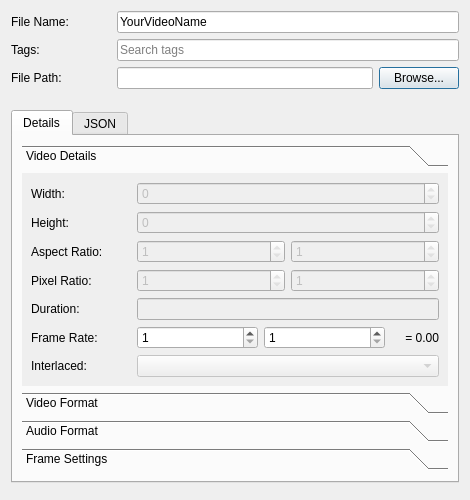
<?xml version="1.0" encoding="UTF-8"?>
<ui version="4.0">
 <class>Dialog</class>
 <widget class="QDialog" name="Dialog">
  <property name="geometry">
   <rect>
    <x>0</x>
    <y>0</y>
    <width>470</width>
    <height>446</height>
   </rect>
  </property>
  <property name="sizePolicy">
   <sizepolicy hsizetype="Preferred" vsizetype="Preferred">
    <horstretch>0</horstretch>
    <verstretch>0</verstretch>
   </sizepolicy>
  </property>
  <property name="windowTitle">
   <string>File Properties</string>
  </property>
  <property name="windowIcon">
   <iconset resource="../../../images/smartedit.qrc">
    <normaloff>:/smartedit.svg</normaloff>:/smartedit.svg</iconset>
  </property>
  <property name="autoFillBackground">
   <bool>false</bool>
  </property>
  <layout class="QGridLayout" name="gridLayout">
   <item row="0" column="0">
    <layout class="QVBoxLayout" name="verticalLayout">
     <item>
      <layout class="QHBoxLayout" name="horizontalLayout_3">
       <item>
        <widget class="QLabel" name="lblFileName">
         <property name="minimumSize">
          <size>
           <width>100</width>
           <height>0</height>
          </size>
         </property>
         <property name="text">
          <string>File Name:</string>
         </property>
        </widget>
       </item>
       <item>
        <widget class="QLineEdit" name="txtFileName">
         <property name="text">
          <string>YourVideoName</string>
         </property>
         <property name="placeholderText">
          <string>Name of file</string>
         </property>
        </widget>
       </item>
      </layout>
     </item>
     <item>
      <layout class="QHBoxLayout" name="horizontalLayout_2">
       <property name="topMargin">
        <number>0</number>
       </property>
       <item>
        <widget class="QLabel" name="lblTags">
         <property name="minimumSize">
          <size>
           <width>100</width>
           <height>0</height>
          </size>
         </property>
         <property name="text">
          <string>Tags:</string>
         </property>
        </widget>
       </item>
       <item>
        <widget class="QLineEdit" name="txtTags">
         <property name="placeholderText">
          <string>Search tags</string>
         </property>
        </widget>
       </item>
      </layout>
     </item>
     <item>
      <layout class="QHBoxLayout" name="horizontalLayout_4">
       <property name="bottomMargin">
        <number>15</number>
       </property>
       <item>
        <widget class="QLabel" name="lblFilePath">
         <property name="minimumSize">
          <size>
           <width>100</width>
           <height>0</height>
          </size>
         </property>
         <property name="text">
          <string>File Path:</string>
         </property>
        </widget>
       </item>
       <item>
        <widget class="QLineEdit" name="txtFilePath">
         <property name="enabled">
          <bool>true</bool>
         </property>
         <property name="readOnly">
          <bool>false</bool>
         </property>
        </widget>
       </item>
       <item>
        <widget class="QPushButton" name="btnBrowse">
         <property name="text">
          <string>Browse...</string>
         </property>
        </widget>
       </item>
      </layout>
     </item>
    </layout>
   </item>
   <item row="4" column="0">
    <widget class="QDialogButtonBox" name="buttonBox"/>
   </item>
   <item row="2" column="0" rowspan="2">
    <widget class="QTabWidget" name="tabWidget">
     <property name="sizePolicy">
      <sizepolicy hsizetype="Preferred" vsizetype="Preferred">
       <horstretch>0</horstretch>
       <verstretch>0</verstretch>
      </sizepolicy>
     </property>
     <property name="autoFillBackground">
      <bool>false</bool>
     </property>
     <property name="styleSheet">
      <string notr="true"/>
     </property>
     <property name="tabShape">
      <enum>QTabWidget::Rounded</enum>
     </property>
     <property name="currentIndex">
      <number>0</number>
     </property>
     <property name="documentMode">
      <bool>false</bool>
     </property>
     <widget class="QWidget" name="Details">
      <attribute name="title">
       <string>Details</string>
      </attribute>
      <layout class="QGridLayout" name="gridLayout_3">
       <item row="1" column="0">
        <spacer name="verticalSpacer">
         <property name="orientation">
          <enum>Qt::Vertical</enum>
         </property>
         <property name="sizeHint" stdset="0">
          <size>
           <width>20</width>
           <height>40</height>
          </size>
         </property>
        </spacer>
       </item>
       <item row="0" column="0">
        <widget class="QToolBox" name="toolBox">
         <property name="sizePolicy">
          <sizepolicy hsizetype="Preferred" vsizetype="MinimumExpanding">
           <horstretch>0</horstretch>
           <verstretch>0</verstretch>
          </sizepolicy>
         </property>
         <property name="frameShape">
          <enum>QFrame::NoFrame</enum>
         </property>
         <property name="frameShadow">
          <enum>QFrame::Plain</enum>
         </property>
         <property name="lineWidth">
          <number>0</number>
         </property>
         <property name="currentIndex">
          <number>0</number>
         </property>
         <widget class="QWidget" name="pageVideoDetails">
          <property name="geometry">
           <rect>
            <x>0</x>
            <y>0</y>
            <width>367</width>
            <height>245</height>
           </rect>
          </property>
          <property name="sizePolicy">
           <sizepolicy hsizetype="Preferred" vsizetype="Preferred">
            <horstretch>0</horstretch>
            <verstretch>0</verstretch>
           </sizepolicy>
          </property>
          <attribute name="label">
           <string>Video Details</string>
          </attribute>
          <layout class="QGridLayout" name="gridLayout_5">
           <property name="sizeConstraint">
            <enum>QLayout::SetNoConstraint</enum>
           </property>
           <item row="1" column="0">
            <layout class="QHBoxLayout" name="horizontalLayout_10">
             <item>
              <widget class="QLabel" name="lblHeight">
               <property name="minimumSize">
                <size>
                 <width>100</width>
                 <height>0</height>
                </size>
               </property>
               <property name="text">
                <string>Height:</string>
               </property>
              </widget>
             </item>
             <item>
              <widget class="QSpinBox" name="txtHeight">
               <property name="enabled">
                <bool>false</bool>
               </property>
               <property name="sizePolicy">
                <sizepolicy hsizetype="Expanding" vsizetype="Fixed">
                 <horstretch>0</horstretch>
                 <verstretch>0</verstretch>
                </sizepolicy>
               </property>
               <property name="readOnly">
                <bool>true</bool>
               </property>
               <property name="minimum">
                <number>0</number>
               </property>
               <property name="maximum">
                <number>9999</number>
               </property>
               <property name="value">
                <number>0</number>
               </property>
              </widget>
             </item>
            </layout>
           </item>
           <item row="3" column="0">
            <layout class="QHBoxLayout" name="horizontalLayout_12">
             <item>
              <widget class="QLabel" name="lblAspectRatio">
               <property name="minimumSize">
                <size>
                 <width>100</width>
                 <height>0</height>
                </size>
               </property>
               <property name="text">
                <string>Aspect Ratio:</string>
               </property>
              </widget>
             </item>
             <item>
              <widget class="QSpinBox" name="txtAspectRatioNum">
               <property name="enabled">
                <bool>false</bool>
               </property>
               <property name="sizePolicy">
                <sizepolicy hsizetype="Expanding" vsizetype="Fixed">
                 <horstretch>0</horstretch>
                 <verstretch>0</verstretch>
                </sizepolicy>
               </property>
               <property name="readOnly">
                <bool>true</bool>
               </property>
               <property name="minimum">
                <number>1</number>
               </property>
               <property name="maximum">
                <number>2147483647</number>
               </property>
              </widget>
             </item>
             <item>
              <widget class="QSpinBox" name="txtAspectRatioDen">
               <property name="enabled">
                <bool>false</bool>
               </property>
               <property name="sizePolicy">
                <sizepolicy hsizetype="Expanding" vsizetype="Fixed">
                 <horstretch>0</horstretch>
                 <verstretch>0</verstretch>
                </sizepolicy>
               </property>
               <property name="readOnly">
                <bool>true</bool>
               </property>
               <property name="minimum">
                <number>1</number>
               </property>
               <property name="maximum">
                <number>2147483647</number>
               </property>
              </widget>
             </item>
            </layout>
           </item>
           <item row="4" column="0">
            <layout class="QHBoxLayout" name="horizontalLayout_13">
             <item>
              <widget class="QLabel" name="lblPixelRatio">
               <property name="minimumSize">
                <size>
                 <width>100</width>
                 <height>0</height>
                </size>
               </property>
               <property name="text">
                <string>Pixel Ratio:</string>
               </property>
              </widget>
             </item>
             <item>
              <widget class="QSpinBox" name="txtPixelRatioNum">
               <property name="enabled">
                <bool>false</bool>
               </property>
               <property name="sizePolicy">
                <sizepolicy hsizetype="Expanding" vsizetype="Fixed">
                 <horstretch>0</horstretch>
                 <verstretch>0</verstretch>
                </sizepolicy>
               </property>
               <property name="readOnly">
                <bool>true</bool>
               </property>
               <property name="minimum">
                <number>1</number>
               </property>
               <property name="maximum">
                <number>2147483647</number>
               </property>
              </widget>
             </item>
             <item>
              <widget class="QSpinBox" name="txtPixelRatioDen">
               <property name="enabled">
                <bool>false</bool>
               </property>
               <property name="sizePolicy">
                <sizepolicy hsizetype="Expanding" vsizetype="Fixed">
                 <horstretch>0</horstretch>
                 <verstretch>0</verstretch>
                </sizepolicy>
               </property>
               <property name="readOnly">
                <bool>true</bool>
               </property>
               <property name="minimum">
                <number>1</number>
               </property>
               <property name="maximum">
                <number>2147483647</number>
               </property>
              </widget>
             </item>
            </layout>
           </item>
           <item row="5" column="0">
            <layout class="QHBoxLayout" name="horizontalLayout_duration">
             <item>
              <widget class="QLabel" name="lblDuration">
               <property name="minimumSize">
                <size>
                 <width>100</width>
                 <height>0</height>
                </size>
               </property>
               <property name="text">
                <string>Duration:</string>
               </property>
              </widget>
             </item>
             <item>
              <widget class="QLineEdit" name="txtDuration">
               <property name="enabled">
                <bool>false</bool>
               </property>
               <property name="readOnly">
                <bool>true</bool>
               </property>
              </widget>
             </item>
            </layout>
           </item>
           <item row="6" column="0">
            <layout class="QHBoxLayout" name="horizontalLayout_14">
             <item>
              <widget class="QLabel" name="lblFrameRate">
               <property name="minimumSize">
                <size>
                 <width>100</width>
                 <height>0</height>
                </size>
               </property>
               <property name="text">
                <string>Frame Rate:</string>
               </property>
              </widget>
             </item>
             <item>
              <widget class="QSpinBox" name="txtFrameRateNum">
               <property name="sizePolicy">
                <sizepolicy hsizetype="Expanding" vsizetype="Fixed">
                 <horstretch>0</horstretch>
                 <verstretch>0</verstretch>
                </sizepolicy>
               </property>
               <property name="minimum">
                <number>1</number>
               </property>
               <property name="maximum">
                <number>2147483647</number>
               </property>
              </widget>
             </item>
             <item>
              <widget class="QSpinBox" name="txtFrameRateDen">
               <property name="sizePolicy">
                <sizepolicy hsizetype="Expanding" vsizetype="Fixed">
                 <horstretch>0</horstretch>
                 <verstretch>0</verstretch>
                </sizepolicy>
               </property>
               <property name="minimum">
                <number>1</number>
               </property>
               <property name="maximum">
                <number>2147483647</number>
               </property>
              </widget>
             </item>
             <item>
             <widget class="QLabel" name="lblFrameRateValueDisplay">
               <property name="sizePolicy">
                <sizepolicy hsizetype="Preferred" vsizetype="Preferred">
                 <horstretch>0</horstretch>
                 <verstretch>0</verstretch>
                </sizepolicy>
               </property>
               <property name="minimumSize">
                <size>
                 <width>48</width>
                 <height>0</height>
                </size>
               </property>
               <property name="text">
                <string>= 0.00</string>
               </property>
               <property name="alignment">
                <set>Qt::AlignRight|Qt::AlignTrailing|Qt::AlignVCenter</set>
               </property>
              </widget>
             </item>
            </layout>
           </item>
           <item row="7" column="0">
            <layout class="QHBoxLayout" name="horizontalLayout_15">
             <property name="bottomMargin">
              <number>0</number>
             </property>
             <item>
              <widget class="QLabel" name="lblInterlaced">
               <property name="minimumSize">
                <size>
                 <width>100</width>
                 <height>0</height>
                </size>
               </property>
               <property name="text">
                <string>Interlaced:</string>
               </property>
              </widget>
             </item>
             <item>
              <widget class="QComboBox" name="cboInterlaced">
               <property name="enabled">
                <bool>false</bool>
               </property>
               <property name="sizePolicy">
                <sizepolicy hsizetype="Expanding" vsizetype="Fixed">
                 <horstretch>0</horstretch>
                 <verstretch>0</verstretch>
                </sizepolicy>
               </property>
              </widget>
             </item>
            </layout>
           </item>
           <item row="0" column="0">
            <layout class="QHBoxLayout" name="horizontalLayout_11">
             <item>
              <widget class="QLabel" name="lblWidth">
               <property name="minimumSize">
                <size>
                 <width>100</width>
                 <height>0</height>
                </size>
               </property>
               <property name="text">
                <string>Width:</string>
               </property>
              </widget>
             </item>
             <item>
              <widget class="QSpinBox" name="txtWidth">
               <property name="enabled">
                <bool>false</bool>
               </property>
               <property name="sizePolicy">
                <sizepolicy hsizetype="Expanding" vsizetype="Fixed">
                 <horstretch>0</horstretch>
                 <verstretch>0</verstretch>
                </sizepolicy>
               </property>
               <property name="readOnly">
                <bool>true</bool>
               </property>
               <property name="minimum">
                <number>0</number>
               </property>
               <property name="maximum">
                <number>9999</number>
               </property>
               <property name="value">
                <number>0</number>
               </property>
              </widget>
             </item>
            </layout>
           </item>
          </layout>
         </widget>
         <widget class="QWidget" name="pageVideoFormat">
          <property name="geometry">
           <rect>
            <x>0</x>
            <y>0</y>
            <width>367</width>
            <height>127</height>
           </rect>
          </property>
          <attribute name="label">
           <string>Video Format</string>
          </attribute>
          <layout class="QGridLayout" name="gridLayout_7">
           <item row="0" column="0">
            <layout class="QHBoxLayout" name="horizontalLayout_17">
             <item>
              <widget class="QLabel" name="lblVideoFormat">
               <property name="minimumSize">
                <size>
                 <width>100</width>
                 <height>0</height>
                </size>
               </property>
               <property name="text">
                <string>Video Format:</string>
               </property>
              </widget>
             </item>
             <item>
              <widget class="QLineEdit" name="txtVideoFormat">
               <property name="enabled">
                <bool>false</bool>
               </property>
               <property name="readOnly">
                <bool>true</bool>
               </property>
               <property name="placeholderText">
                <string>No video stream found</string>
               </property>
              </widget>
             </item>
            </layout>
           </item>
           <item row="1" column="0">
            <layout class="QHBoxLayout" name="horizontalLayout_18">
             <item>
              <widget class="QLabel" name="lblVideoCodec">
               <property name="minimumSize">
                <size>
                 <width>100</width>
                 <height>0</height>
                </size>
               </property>
               <property name="text">
                <string>Video Codec:</string>
               </property>
              </widget>
             </item>
             <item>
              <widget class="QLineEdit" name="txtVideoCodec">
               <property name="enabled">
                <bool>false</bool>
               </property>
               <property name="readOnly">
                <bool>true</bool>
               </property>
               <property name="placeholderText">
                <string>No video stream found</string>
               </property>
              </widget>
             </item>
            </layout>
           </item>
           <item row="2" column="0">
            <layout class="QHBoxLayout" name="horizontalLayout_19">
             <property name="bottomMargin">
              <number>0</number>
             </property>
             <item>
              <widget class="QLabel" name="lblVideoBitrate">
               <property name="minimumSize">
                <size>
                 <width>100</width>
                 <height>0</height>
                </size>
               </property>
               <property name="text">
                <string>Bit Rate / Quality:</string>
               </property>
              </widget>
             </item>
             <item>
              <widget class="QSpinBox" name="txtVideoBitRate">
               <property name="enabled">
                <bool>false</bool>
               </property>
               <property name="sizePolicy">
                <sizepolicy hsizetype="Expanding" vsizetype="Fixed">
                 <horstretch>0</horstretch>
                 <verstretch>0</verstretch>
                </sizepolicy>
               </property>
               <property name="readOnly">
                <bool>true</bool>
               </property>
               <property name="maximum">
                <number>99999999</number>
               </property>
              </widget>
             </item>
            </layout>
           </item>
          </layout>
         </widget>
         <widget class="QWidget" name="pageAudioFormat">
          <property name="geometry">
           <rect>
            <x>0</x>
            <y>0</y>
            <width>367</width>
            <height>205</height>
           </rect>
          </property>
          <attribute name="label">
           <string>Audio Format</string>
          </attribute>
          <layout class="QGridLayout" name="gridLayout_8">
           <item row="1" column="0">
            <layout class="QHBoxLayout" name="layoutAudio_SampleRate">
             <item>
              <widget class="QLabel" name="lblSampleRate">
               <property name="minimumSize">
                <size>
                 <width>100</width>
                 <height>0</height>
                </size>
               </property>
               <property name="text">
                <string>Sample Rate:</string>
               </property>
              </widget>
             </item>
             <item>
              <widget class="QSpinBox" name="txtSampleRate">
               <property name="enabled">
                <bool>false</bool>
               </property>
               <property name="sizePolicy">
                <sizepolicy hsizetype="Expanding" vsizetype="Fixed">
                 <horstretch>0</horstretch>
                 <verstretch>0</verstretch>
                </sizepolicy>
               </property>
               <property name="readOnly">
                <bool>true</bool>
               </property>
               <property name="minimum">
                <number>0</number>
               </property>
               <property name="maximum">
                <number>128000</number>
               </property>
               <property name="value">
                <number>0</number>
               </property>
              </widget>
             </item>
            </layout>
           </item>
           <item row="0" column="0">
            <layout class="QHBoxLayout" name="layoutAudio_Codec">
             <item>
              <widget class="QLabel" name="lblAudioCodec">
               <property name="minimumSize">
                <size>
                 <width>100</width>
                 <height>0</height>
                </size>
               </property>
               <property name="text">
                <string>Audio Codec:</string>
               </property>
              </widget>
             </item>
             <item>
              <widget class="QLineEdit" name="txtAudioCodec">
               <property name="enabled">
                <bool>false</bool>
               </property>
               <property name="readOnly">
                <bool>true</bool>
               </property>
               <property name="placeholderText">
                <string>No audio stream found</string>
               </property>
              </widget>
             </item>
            </layout>
           </item>
           <item row="4" column="0">
            <layout class="QHBoxLayout" name="layoutAudio_Bitrate">
             <item>
              <widget class="QLabel" name="lblAudioBitrate">
               <property name="minimumSize">
                <size>
                 <width>100</width>
                 <height>0</height>
                </size>
               </property>
               <property name="text">
                <string>Bit Rate / Quality:</string>
               </property>
              </widget>
             </item>
             <item>
              <widget class="QSpinBox" name="txtAudioBitRate">
               <property name="enabled">
                <bool>false</bool>
               </property>
               <property name="sizePolicy">
                <sizepolicy hsizetype="Expanding" vsizetype="Fixed">
                 <horstretch>0</horstretch>
                 <verstretch>0</verstretch>
                </sizepolicy>
               </property>
               <property name="readOnly">
                <bool>true</bool>
               </property>
               <property name="maximum">
                <number>99999999</number>
               </property>
              </widget>
             </item>
            </layout>
           </item>
           <item row="2" column="0">
            <layout class="QHBoxLayout" name="layoutAudio_Channels">
             <item>
              <widget class="QLabel" name="lblChannels">
               <property name="minimumSize">
                <size>
                 <width>100</width>
                 <height>0</height>
                </size>
               </property>
               <property name="text">
                <string># of Channels:</string>
               </property>
              </widget>
             </item>
             <item>
              <widget class="QSpinBox" name="txtChannels">
               <property name="enabled">
                <bool>false</bool>
               </property>
               <property name="sizePolicy">
                <sizepolicy hsizetype="Expanding" vsizetype="Fixed">
                 <horstretch>0</horstretch>
                 <verstretch>0</verstretch>
                </sizepolicy>
               </property>
               <property name="readOnly">
                <bool>true</bool>
               </property>
               <property name="minimum">
                <number>0</number>
               </property>
               <property name="maximum">
                <number>9</number>
               </property>
               <property name="value">
                <number>0</number>
               </property>
              </widget>
             </item>
            </layout>
           </item>
           <item row="3" column="0">
            <layout class="QHBoxLayout" name="layoutAudio_ChannelLayout">
             <property name="topMargin">
              <number>0</number>
             </property>
             <item>
              <widget class="QLabel" name="lblChannelLayout">
               <property name="minimumSize">
                <size>
                 <width>100</width>
                 <height>0</height>
                </size>
               </property>
               <property name="text">
                <string>Channel Layout:</string>
               </property>
              </widget>
             </item>
             <item>
              <widget class="QComboBox" name="cboChannelLayout">
               <property name="enabled">
                <bool>false</bool>
               </property>
               <property name="sizePolicy">
                <sizepolicy hsizetype="Expanding" vsizetype="Fixed">
                 <horstretch>0</horstretch>
                 <verstretch>0</verstretch>
                </sizepolicy>
               </property>
              </widget>
             </item>
            </layout>
           </item>
          </layout>
         </widget>
         <widget class="QWidget" name="pageFrameSettings">
          <property name="geometry">
           <rect>
            <x>0</x>
            <y>0</y>
            <width>367</width>
            <height>90</height>
           </rect>
          </property>
          <attribute name="label">
           <string>Frame Settings</string>
          </attribute>
          <layout class="QGridLayout" name="gridLayout_4">
           <item row="1" column="0">
            <layout class="QHBoxLayout" name="horizontalLayout">
             <item>
              <widget class="QLabel" name="lblEndFrame">
               <property name="minimumSize">
                <size>
                 <width>100</width>
                 <height>0</height>
                </size>
               </property>
               <property name="text">
                <string>End Frame:</string>
               </property>
              </widget>
             </item>
             <item>
              <widget class="QSpinBox" name="txtEndFrame">
               <property name="sizePolicy">
                <sizepolicy hsizetype="Expanding" vsizetype="Fixed">
                 <horstretch>0</horstretch>
                 <verstretch>0</verstretch>
                </sizepolicy>
               </property>
               <property name="minimum">
                <number>1</number>
               </property>
               <property name="maximum">
                <number>99999999</number>
               </property>
              </widget>
             </item>
            </layout>
           </item>
           <item row="0" column="0">
            <layout class="QHBoxLayout" name="horizontalLayout_5">
             <item>
              <widget class="QLabel" name="lblStartFrame">
               <property name="sizePolicy">
                <sizepolicy hsizetype="Preferred" vsizetype="Preferred">
                 <horstretch>0</horstretch>
                 <verstretch>0</verstretch>
                </sizepolicy>
               </property>
               <property name="minimumSize">
                <size>
                 <width>100</width>
                 <height>0</height>
                </size>
               </property>
               <property name="text">
                <string>Start Frame:</string>
               </property>
              </widget>
             </item>
             <item>
              <widget class="QSpinBox" name="txtStartFrame">
               <property name="sizePolicy">
                <sizepolicy hsizetype="Expanding" vsizetype="Fixed">
                 <horstretch>0</horstretch>
                 <verstretch>0</verstretch>
                </sizepolicy>
               </property>
               <property name="minimum">
                <number>1</number>
               </property>
               <property name="maximum">
                <number>99999999</number>
               </property>
              </widget>
             </item>
            </layout>
           </item>
          </layout>
         </widget>
        </widget>
       </item>
      </layout>
     </widget>
     <widget class="QWidget" name="Output">
      <attribute name="title">
       <string>JSON</string>
      </attribute>
      <layout class="QGridLayout" name="gridLayout_3">
       <item row="0" column="0">
        <widget class="QTextEdit" name="txtOutput">
         <property name="geometry">
         <rect>
          <x>0</x>
          <y>0</y>
          <width>391</width>
          <height>411</height>
         </rect>
        </property>
         <property name="sizePolicy">
         <sizepolicy hsizetype="Expanding" vsizetype="Expanding">
          <horstretch>1</horstretch>
          <verstretch>1</verstretch>
         </sizepolicy>
        </property>
         <property name="sizeAdjustPolicy">
         <enum>QAbstractScrollArea::AdjustToContents</enum>
        </property>
         <property name="undoRedoEnabled">
         <bool>false</bool>
        </property>
         <property name="lineWrapMode">
          <enum>QTextEdit::NoWrap</enum>
         </property>
         <property name="readOnly">
          <bool>true</bool>
         </property>
         <property name="textInteractionFlags">
          <set>Qt::TextSelectableByKeyboard|Qt::TextSelectableByMouse</set>
         </property>
        </widget>
       </item>
      </layout>
     </widget>
    </widget>
   </item>

  </layout>
 </widget>
 <resources/>
 <connections>
  <connection>
   <sender>buttonBox</sender>
   <signal>accepted()</signal>
   <receiver>Dialog</receiver>
   <slot>accept()</slot>
   <hints>
    <hint type="sourcelabel">
     <x>59</x>
     <y>24</y>
    </hint>
    <hint type="destinationlabel">
     <x>249</x>
     <y>170</y>
    </hint>
   </hints>
  </connection>
  <connection>
   <sender>buttonBox</sender>
   <signal>rejected()</signal>
   <receiver>Dialog</receiver>
   <slot>reject()</slot>
   <hints>
    <hint type="sourcelabel">
     <x>59</x>
     <y>24</y>
    </hint>
    <hint type="destinationlabel">
     <x>249</x>
     <y>170</y>
    </hint>
   </hints>
  </connection>
 </connections>
</ui>
